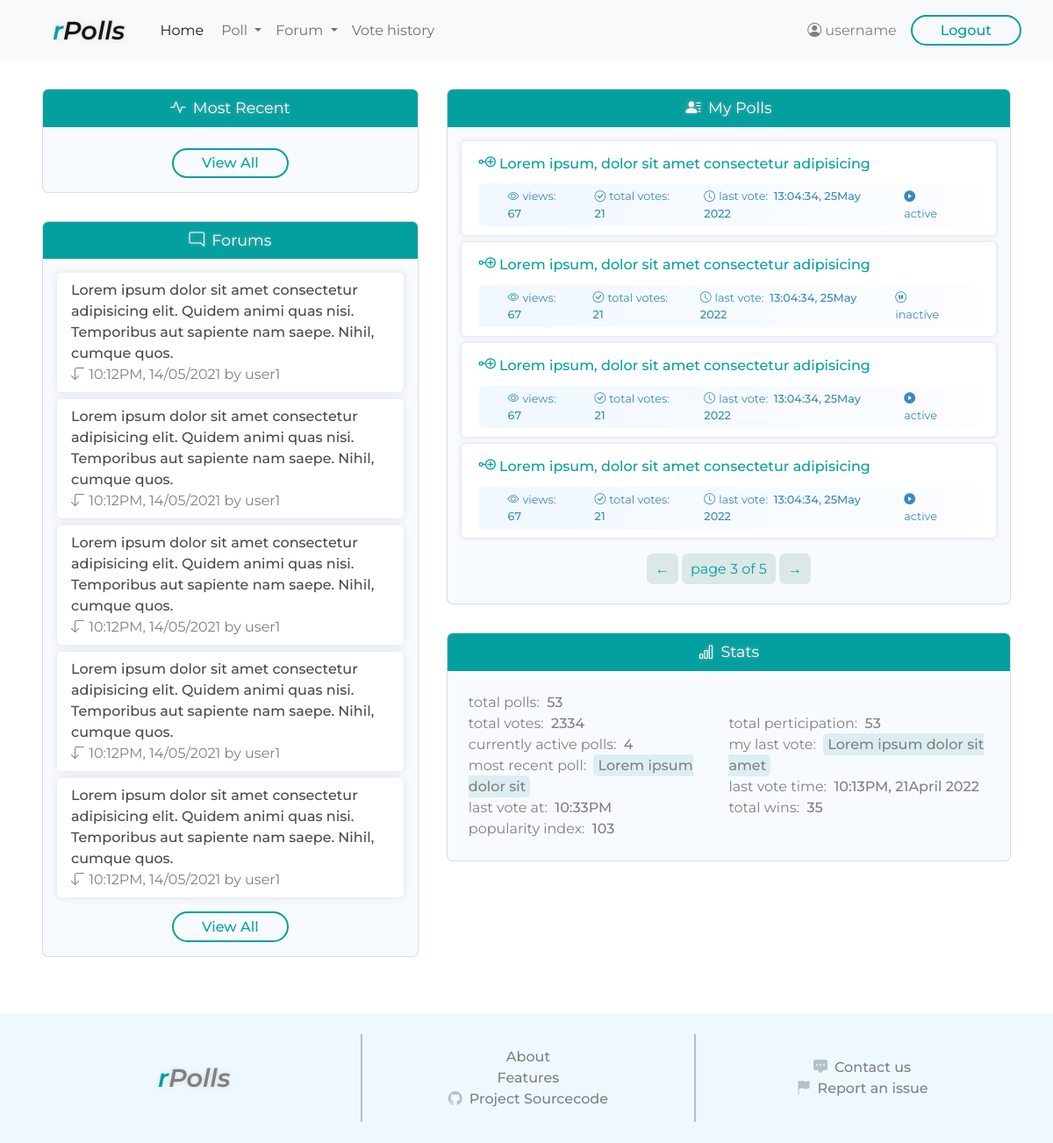
/polls/, run on an earlier commit of the app's database.
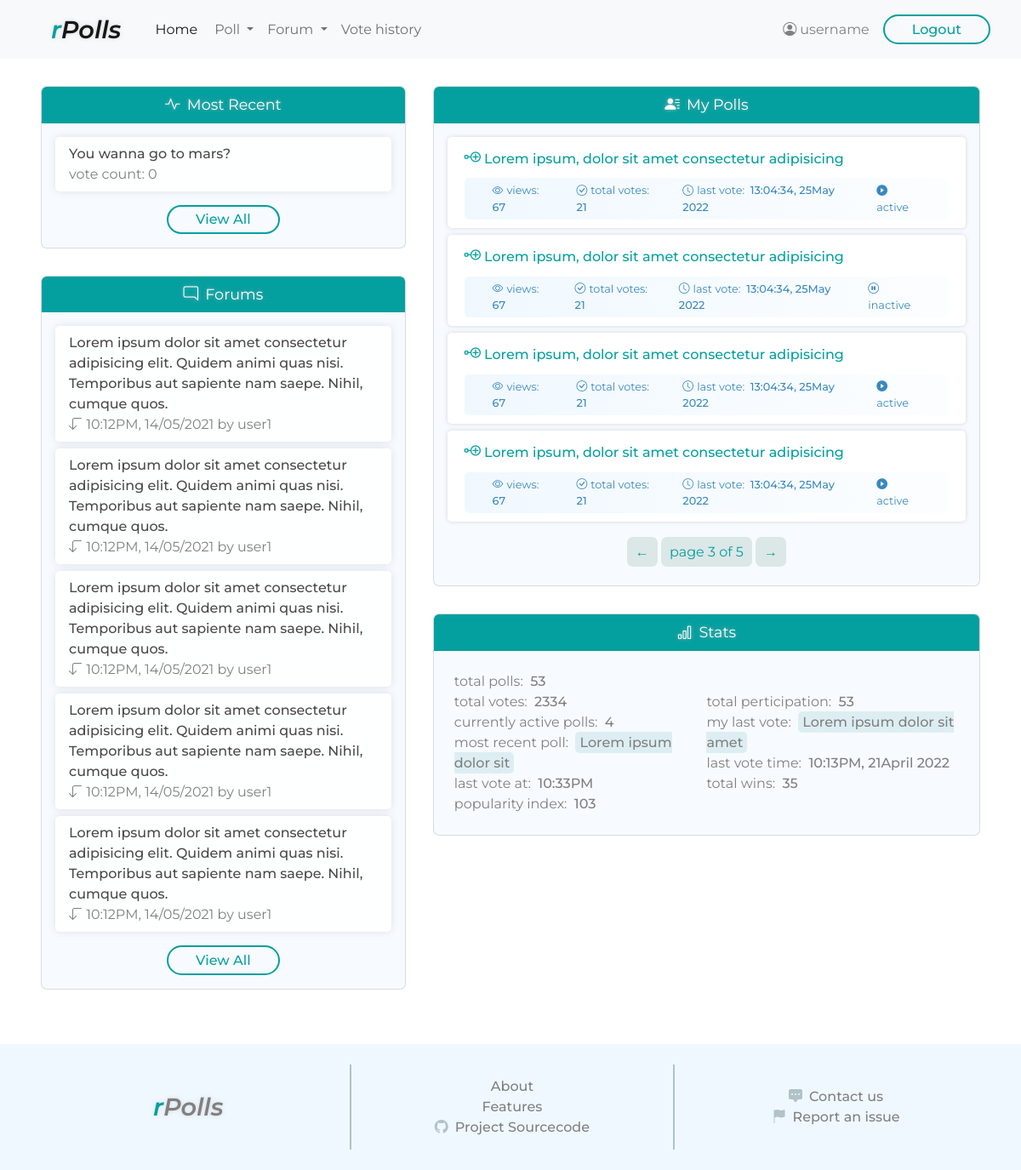
And on a later commit of the database.
### polls/models.py (models this page shows, shortened)
class Poll(models.Model):
    title = models.CharField(max_length=250)
    banner = models.ImageField(upload_to='polls/images/', default='polls/images/default.jpg')
    author = models.ForeignKey(User, on_delete=models.CASCADE, related_name='poll')
    public = models.BooleanField(default=True)
    active = models.BooleanField(default=True)
    added = models.DateTimeField(auto_now_add=True)
    views = models.IntegerField(default=0)

### polls/views.py (the view)
# urls.py: path('', pollshomepage, name='index'),
def pollshomepage(request):
    recentpolls = Poll.objects.filter(public=True, active=True).order_by('-added')[:3]
    recentpolls_context = []
    for poll in recentpolls:
        poll_id = poll.id
        poll_title = poll.title
        try:
            vote_count = poll.pollvote.count()
            lastVote = poll.pollvote.latest('vote_time')
        except Vote.DoesNotExist:
            unit_context = {'poll_id': poll_id, 'poll_title': poll_title, 'vote_count': 0}
            recentpolls_context.append(unit_context)
            continue
        last_vote_time = lastVote.vote_time
        last_vote_voter = lastVote.voter
        unit_context = {'poll_id': poll_id, 'poll_title': poll_title, 'vote_count': vote_count,
                        'last_vote_time': last_vote_time, 'last_vote_voter': last_vote_voter}
        recentpolls_context.append(unit_context)
    return render(request, 'polls/index.html', context={'recentpolls': recentpolls_context})

### polls/templates/polls/index.html (shortened to what the changed rows need)
<!DOCTYPE html>
<html lang="en">
<head>
    <link href="https://cdn.jsdelivr.net/npm/bootstrap@5.1.3/dist/css/bootstrap.min.css" rel="stylesheet">
    {% load static %}
    <link rel="stylesheet" href="{% static 'style.css' %}">
</head>
<body>
    <div class="main-container">
        <div class="left-col">
            <div class="recent-polls card">
                <div class="content">
                    {% for poll in recentpolls %}
                    <div class="poll-item">
                        <a class="poll-title" href="#">{{ poll.poll_title }}</a>
                        <div class="count">
                            <span class="label">vote count:&nbsp;</span><span class="value">{{ poll.vote_count }}</span>
                        </div>
                    </div>
                    {% endfor %}
                </div>
            </div>
        </div>
    </div>
</body>
</html>

What changed in the data, as far as the page shows it:
added Poll: poll_title "You wanna go to mars?"
Also different on the page:
new list line: "vote count: 0"
